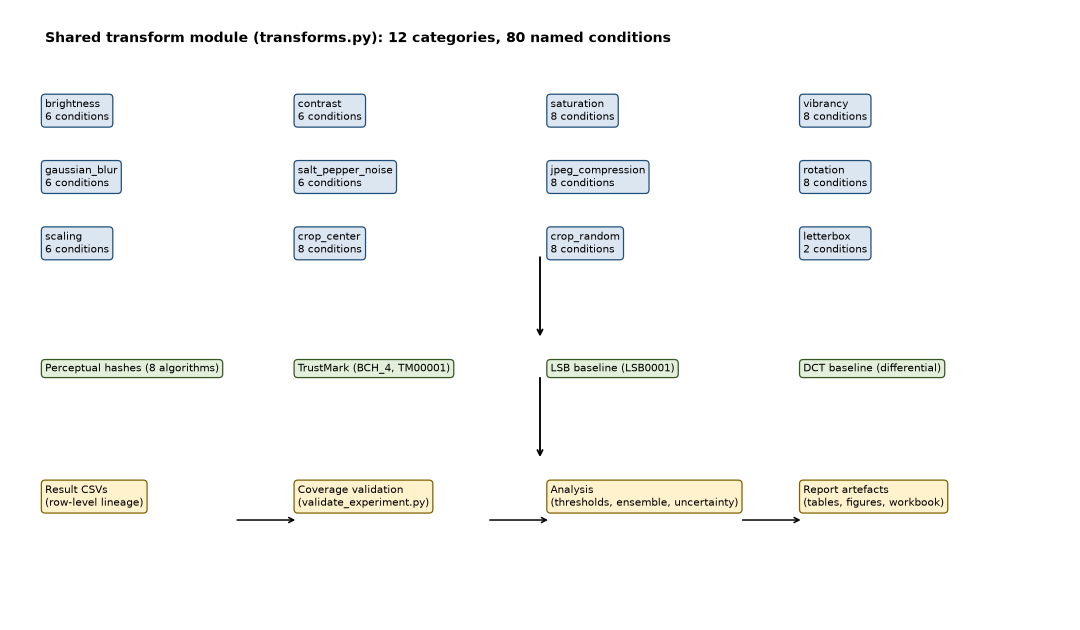
#> input picture output/figures/fpr_transform_taxonomy.png, 2160 x 1260 px (shown at 1/2 size)
$ python build_project_presentation_pdf.py
#> lines starting #> are read from the running program, lines starting #| are printed output that depends on the picture
from pathlib import Path
import textwrap

import matplotlib.pyplot as plt
from matplotlib.backends.backend_pdf import PdfPages
from PIL import Image


ROOT = Path(__file__).resolve().parent
FIGURES = ROOT / "output" / "figures"
OUT = ROOT / "PROJECT_PRESENTATION_GUIDE.pdf"


PAGES = [
    ("STUDY / PRESENTATION GUIDE", "Steganographic Signing\nand Filter Traceability", [
        "A clear route through the robustness benchmark, its evidence, and its limits",
        "MSc Computer Science project | Opaleye Toluwalope Abayomi | 24163800",
        "Evidence baseline: validated final1200 evidence set",
        "Core question: Which verification signals remain useful after controlled image transformations?",
        "Reading rule: every result is conditional on the implementation, dataset, transform, metric, and validation state. A recovered signal is not proof of truth, identity, or provenance.",
    ], "fpr_transform_taxonomy.png", "Figure 1. Transform taxonomy used to organise the robustness study."),
    ("1. EXECUTIVE OVERVIEW", "The central message", [
        "This project benchmarks complementary image-verification signals rather than searching for one universal authenticity detector.",
        "TrustMark is generally strong against value and encoding changes in the tested evidence, while rotation, cropping, and letterbox padding expose important weaknesses.",
        "Perceptual hashes provide a separate similarity signal. LSB and DCT provide useful baselines but are not production recommendations.",
        "The ensemble is a decision aid, not a trust system.",
        "Suggested opening: Images are routinely resized, recompressed, filtered, cropped, and re-encoded. This project asks whether several verification signals degrade gracefully under those operations.",
    ], None, None),
    ("2. STUDY DESIGN", "A shared, deterministic experiment", [
        "Dataset: MS-COCO 2017 validation images, selected deterministically by filename order.",
        "Evidence scale: validated final1200 run; image is the statistical unit for uncertainty summaries.",
        "Transform matrix: 12 transform families and 80 transform-intensity conditions.",
        "Hash layer: eight perceptual-hash variants; reference-to-transformed Hamming distance.",
        "Watermark layer: TrustMark, LSB, and differential DCT baselines with fixed payloads.",
        "Analysis: threshold crossings, a worst-algorithm hash rule, and best/fallback ensemble choices.",
        "Transform families: photometric; encoding/noise; geometric; and black or grey letterbox layout changes.",
    ], "fpr_method_comparison.png", "Figure 2. Method-comparison view framing the complementary roles of hashes and watermarking."),
    ("3. SIGNALS AND METRICS", "What each number means", [
        "Perceptual hashes: Hamming distance counts changed bits; bit-error fraction normalises distance by hash length. PDQ is represented as 256 bits.",
        "TrustMark uses a learned encoder and decoder. LSB writes to the red-channel least-significant bit plane. DCT uses differential mid-frequency coefficients.",
        "Raw bit accuracy is recovered payload bits before error correction. Decode presence is whether the implementation reports a valid decoded payload.",
        "PSNR and MSE describe encode quality, not robustness or security.",
        "Watermark success is mean bit accuracy above 0.5. Hash success is mean bit-error fraction below 0.5.",
        "The 0.5 boundary is an analysis convention, not a security proof or user-validated operating point.",
    ], None, None),
    ("4. FINDINGS TO PRESENT", "Geometry exposes the failure surface", [
        "Brightness and contrast: LSB crosses the 50% boundary at selected settings; hash and TrustMark remain below their critical thresholds in the reported table.",
        "JPEG: LSB crosses at quality 20; DCT remains the more informative classical comparator in this study.",
        "Rotation: DCT crosses at 1 degree; the worst-hash rule at 70 degrees; LSB at 90 degrees.",
        "Scaling: LSB crosses at 0.25x; DCT crosses at 0.25x, with a non-monotonic worst crossing at 3.0x.",
        "Centre and random crop: worst-hash crossings occur at 0.7 and 0.6 removal respectively; baselines cross earlier.",
        "Letterbox padding changes layout without removing source content, making it a useful condition-specific test.",
    ], "ensemble_heatmap.png", "Figure 3. Ensemble heatmap showing method choices across transform-intensity conditions."),
    ("5. EVIDENCE WALKTHROUGH", "Recommended presentation sequence", [
        "1. Problem: show the transform taxonomy and explain routine edits versus geometric disruption.",
        "2. Design: show the shared pipeline and four signal families.",
        "3. Metrics: explain Hamming distance, raw bit accuracy, decode presence, and PSNR.",
        "4. Results: use the comparison and heatmap to contrast failure regions.",
        "5. Dashboard: open overview, per-transform, ensemble, and per-image views.",
        "6. Boundary: state what the results do not establish.",
        "The dashboard is a CSV-backed research visualisation and evidence browser, not a production signing service.",
    ], "dashboard_fig2_interface.png", "Figure 4. Dashboard interface for navigating the benchmark evidence."),
    ("6. QUALITY AND REPRODUCIBILITY", "Controls that support trust in the measurements", [
        "Transform definitions are centralised in transforms.py; image selection and random seeds are deterministic.",
        "Validation checks coverage, expected rows, duplicate keys, missing values, and baseline records before interpretation.",
        "Raw CSV outputs are retained separately from summaries and dashboard views.",
        "Uncertainty summaries use image-level aggregation, fixed-seed percentile bootstrap intervals for continuous metrics, and Wilson intervals for decode proportions.",
        "Corrections retained in the evidence: PDQ serialisation uses one bit per dimension; TrustMark records raw decoder output separately from exact payload presence.",
        "A configured larger run is not completed evidence until all pipelines pass validation.",
    ], "fpr_payload_ecc_dev_sweep.png", "Figure 5. Payload and error-correction development sweep used to motivate configuration choices."),
    ("7. RESPONSIBLE USE", "Limitations and safe wording", [
        "The evidence is tied to selected MS-COCO images and does not establish performance on medical, synthetic, text-heavy, or customer imagery.",
        "Transformations are isolated; compound, adaptive, and adversarial attacks are outside the demonstrated scope.",
        "The ensemble is comparative thresholded evidence, not calibrated authentication accuracy or decision cost.",
        "C2PA manifests, certificates, signed claims, key management, identity, and a trust chain are not implemented.",
        "Public images may contain recognisable people or copyrighted material. Future payloads containing identifiers require purpose, lawful basis, retention, access, and deletion controls.",
        "Prefer: ‘useful signal under the tested condition’. Avoid: ‘proves the image is authentic’.",
    ], "dashboard_fig4_verify_hybrid.png", "Figure 6. Hybrid verification view illustrating complementary signal inspection."),
    ("8. QUESTIONS AND SHORT ANSWERS", "Defensible answers for discussion", [
        "Why not only a watermark? A watermark and a hash measure different relationships; a hybrid can preserve evidence when one signal degrades.",
        "Why is geometry difficult? Rotation, crop, scaling, and padding alter coordinate relationships.",
        "Does high bit accuracy mean security? No. It reports recovery under tested conditions; security also needs a threat model, key management, and attack evaluation.",
        "Why report raw accuracy and decode presence? Error correction can make exact decoding succeed even when raw bits are wrong.",
        "Why use the worst hash? A pooled mean can hide a weak algorithm; the weakest-link rule makes that choice explicit.",
        "What next? Complete validated larger-run evidence, add compound and adaptive attacks, report per-image uncertainty and error costs, and evaluate provenance controls separately.",
    ], None, None),
    ("APPENDIX A. SOURCE MAP", "Repository evidence used", [
        "Project scope and pipeline components: PROJECT_SUMMARY.md; README.md",
        "Method definitions and limitations: output/final_project_report_draft.md",
        "Final-run uncertainty method: output/results/final1200/uncertainty_summary.md",
        "Threshold crossings: output/results/final1200/threshold_analysis.md",
        "Figures: output/figures/*.png; each included figure has an asset caption.",
        "Evidence and submission context: SUBMISSION_MANIFEST.md; CITATIONS.md",
        "Status: this is a study and presentation document derived from repository evidence. It is not a replacement for the formal project report or a signed provenance implementation.",
    ], None, None),
    ("APPENDIX B. GLOSSARY (1/2)", "Terms as used in this guide", [
        "Authenticity — claim that content is true/attributed; not proven by recovery.",
        "BCH — error-correcting code in watermark packets.",
        "Bit accuracy — recovered bits before correction.",
        "Decode presence — valid payload reported; distinct from raw accuracy.",
        "DCT — frequency-domain baseline in mid-frequency coefficients.",
        "ECC — converts partial recovery into valid messages.",
        "Ensemble — per-condition best/fallback matrix.",
        "False acceptance — accepting unrelated image as verified.",
        "Hamming distance — differing bits between hashes.",
        "Integrity — unchanged bytes; needs hard binding.",
        "Letterbox — padding for aspect ratio, separate from crop.",
    ], None, None),
    ("APPENDIX B. GLOSSARY (cont.) (2/2)", "Terms as used (continued)", [
        "LSB — fragile spatial-domain baseline.",
        "MSE — pixel distortion measure.",
        "Payload — fixed test message, not an identifier.",
        "Perceptual hash — content-derived representation vs distance.",
        "pHash/dHash — hash variants among eight tested.",
        "Provenance — signed accountable record; needs manifests/trust chain.",
        "PSNR — imperceptibility metric, not robustness.",
        "Recovery — payload decodes (decode presence).",
        "TrustMark — learned neural watermark candidate.",
        "Two-layer fallback — second BCH DCT layer; OR recovery.",
        "Transform intensity — named condition param, only within-family comparable.",
    ], None, None),
]


def draw_page(pdf, index, title, subtitle, lines, image_name, caption):
#> called with index = 1, title = 'STUDY / PRESENTATION GUIDE', image_name = 'fpr_transform_taxonomy.png'
    fig = plt.figure(figsize=(8.27, 11.69), facecolor="#F8FAFB")
    ax = fig.add_axes([0, 0, 1, 1])
    ax.axis("off")
    ax.text(0.09, 0.955, "STEGANOGRAPHIC SIGNING AND FILTER TRACEABILITY", fontsize=7.5, weight="bold", color="#0C6E72")
    ax.text(0.09, 0.89, title, fontsize=20, weight="bold", color="#17324D")
    ax.text(0.09, 0.85, subtitle, fontsize=12, weight="bold", color="#0C6E72")
    y = 0.80
    for line in lines:
        wrapped = textwrap.wrap(line, width=86)
        ax.text(0.105, y, "• " + wrapped[0], fontsize=10, color="#172033", va="top")
        y -= 0.027
        for continuation in wrapped[1:]:
            ax.text(0.135, y, continuation, fontsize=10, color="#172033", va="top")
            y -= 0.024
        y -= 0.012
    if image_name:
        path = FIGURES / image_name
        if path.exists():
            image = Image.open(path)
#> image is the input picture: PIL image 2160x1260 RGBA; mean R, G, B, A 247.8, 248.2, 247.3, 255
            image.thumbnail((1050, 430))
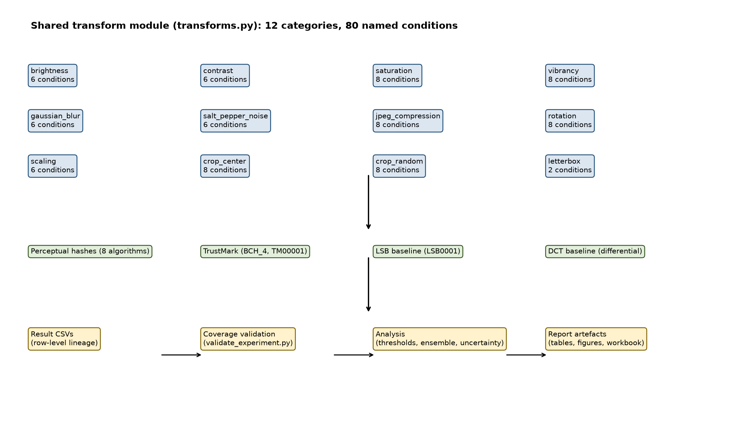
#> image: PIL image 737x430 RGBA; mean R, G, B, A 247.7, 248.2, 247.2, 255
#> pass 3 of the loop `for index, page in enumerate(PAGES, 1):`:
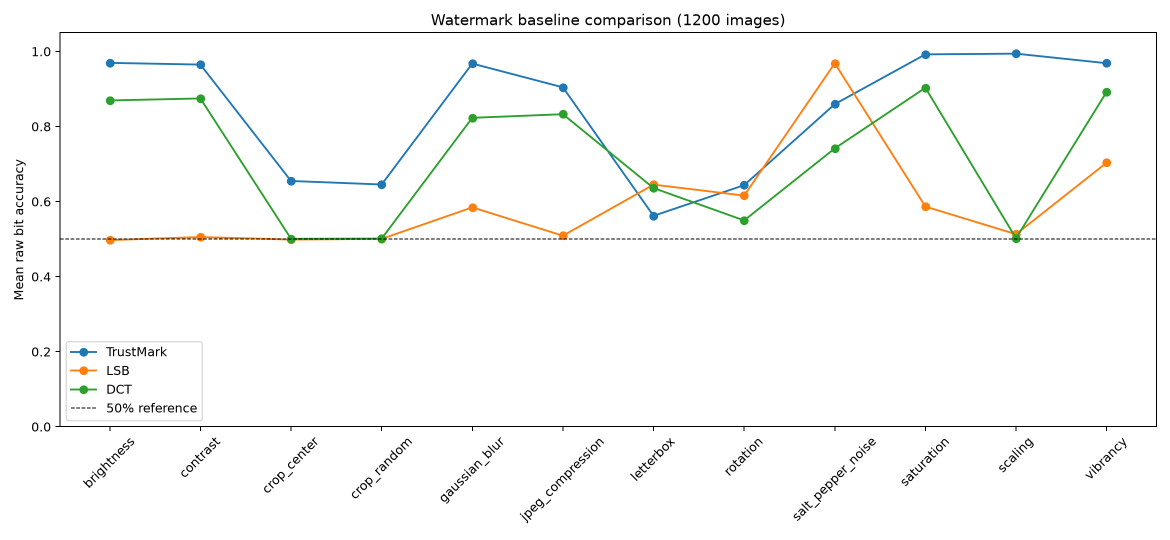
#> input picture output/figures/fpr_method_comparison.png, 2340 x 1080 px (shown at 1/2 size)
#> in draw_page, image is the input picture: PIL image 2340x1080 RGBA; mean R, G, B, A 249.5, 250, 249.2, 255
#> in draw_page (call 3), `image.thumbnail((1050, 430))`:
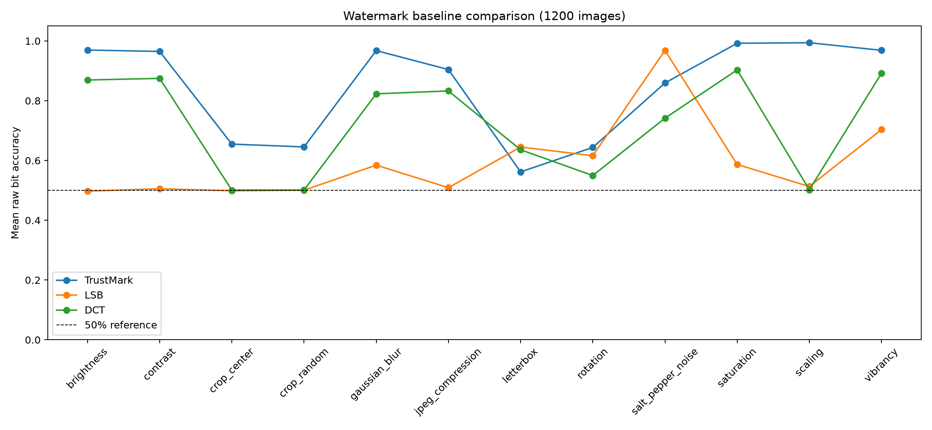
#> image: PIL image 932x430 RGBA; mean R, G, B, A 249.3, 249.8, 249, 255
#> the loop made 12 passes; the first 3 are shown
            ax_img = fig.add_axes([0.10, 0.08, 0.80, 0.29])
            ax_img.imshow(image)
            ax_img.axis("off")
            ax.text(0.50, 0.055, caption, ha="center", fontsize=8, style="italic", color="#425466")
    ax.text(0.91, 0.025, f"Page {index}", ha="right", fontsize=8, color="#425466")
    pdf.savefig(fig, facecolor=fig.get_facecolor())
    plt.close(fig)


with PdfPages(OUT) as pdf:
    for index, page in enumerate(PAGES, 1):
        draw_page(pdf, index, *page)
print(OUT)
